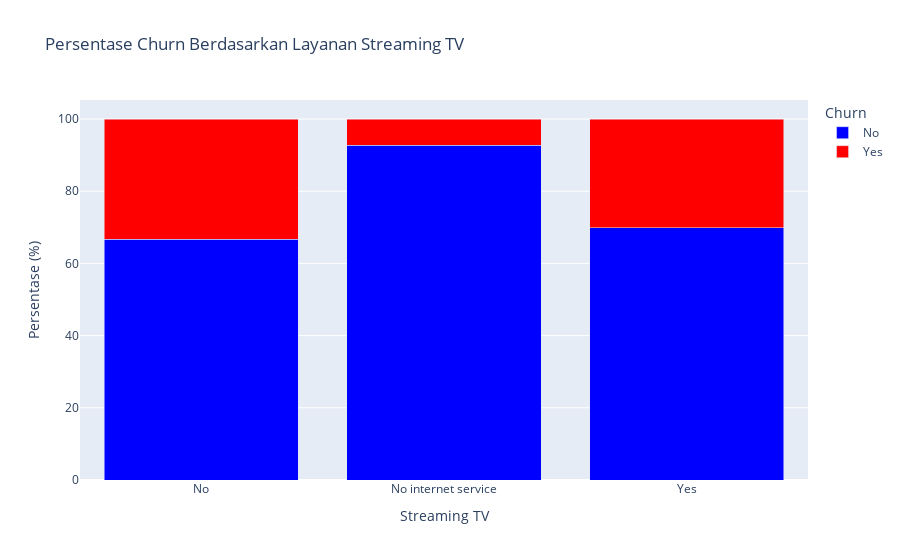
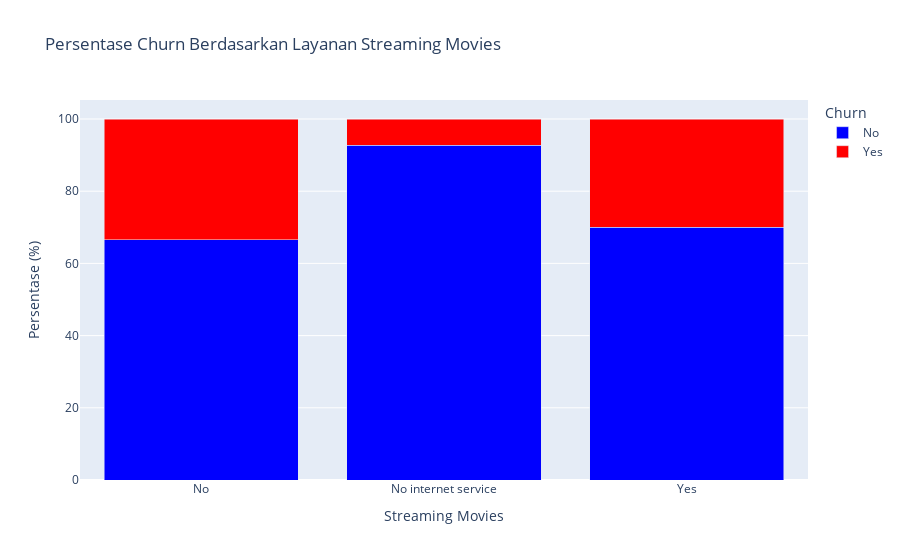

The notebook cell these images were saved under, in order:
### Markdown cell above
## H. Apakah Pelanggan Berlangganan Streaming TV dan Streaming Movies Memiliki Tingkat Churn Lebih Rendah dibandingkan yang Tidak Berlangganan?

### Code cell
# Hitung jumlah churn per kategori layanan Streaming TV
streaming_tv_churn = df.groupby(["StreamingTV", "Churn"]).size().unstack()
streaming_tv_churn = streaming_tv_churn.div(streaming_tv_churn.sum(axis=1), axis=0) * 100  # Hitung persentase

# Hitung jumlah churn per kategori layanan Streaming Movies
streaming_movies_churn = df.groupby(["StreamingMovies", "Churn"]).size().unstack()
streaming_movies_churn = streaming_movies_churn.div(streaming_movies_churn.sum(axis=1), axis=0) * 100  # Hitung persentase

# Ubah ke format DataFrame untuk Plotly
streaming_tv_churn = streaming_tv_churn.reset_index().melt(id_vars="StreamingTV", var_name="Churn", value_name="Percentage")
streaming_movies_churn = streaming_movies_churn.reset_index().melt(id_vars="StreamingMovies", var_name="Churn", value_name="Percentage")

# Buat grouped bar chart untuk Streaming TV
fig_tv = px.bar(
    streaming_tv_churn,
    x="StreamingTV",
    y="Percentage",
    color="Churn",
    barmode="group",
    title="Persentase Churn Berdasarkan Layanan Streaming TV",
    labels={"Percentage": "Persentase (%)", "StreamingTV": "Streaming TV"},
    color_discrete_map={"No": "blue", "Yes": "red"}
)
fig_tv.show()

# Buat grouped bar chart untuk Streaming Movies
fig_movies = px.bar(
    streaming_movies_churn,
    x="StreamingMovies",
    y="Percentage",
    color="Churn",
    barmode="group",
    title="Persentase Churn Berdasarkan Layanan Streaming Movies",
    labels={"Percentage": "Persentase (%)", "StreamingMovies": "Streaming Movies"},
    color_discrete_map={"No": "blue", "Yes": "red"}
)
fig_movies.show()

### Figure 1 — Plotly figure (JSON) as saved in the notebook; plotly's stock layout.template omitted (floating-point values rounded to 4 significant figures)
{"data": [{"hovertemplate": "Churn=No<br>Streaming TV=%{x}<br>Persentase (%)=%{y}<extra></extra>", "legendgroup": "No", "marker": {"color": "blue", "pattern": {"shape": ""}}, "name": "No", "orientation": "v", "showlegend": true, "textposition": "auto", "type": "bar", "x": ["No", "No internet service", "Yes"], "xaxis": "x", "y": [66.67, 92.79, 69.93], "yaxis": "y"}, {"hovertemplate": "Churn=Yes<br>Streaming TV=%{x}<br>Persentase (%)=%{y}<extra></extra>", "legendgroup": "Yes", "marker": {"color": "red", "pattern": {"shape": ""}}, "name": "Yes", "orientation": "v", "showlegend": true, "textposition": "auto", "type": "bar", "x": ["No", "No internet service", "Yes"], "xaxis": "x", "y": [33.33, 7.209, 30.07], "yaxis": "y"}], "layout": {"barmode": "stack", "legend": {"title": {"text": "Churn"}, "tracegroupgap": 0}, "title": {"text": "Persentase Churn Berdasarkan Layanan Streaming TV"}, "xaxis": {"anchor": "y", "domain": [0, 1], "title": {"text": "Streaming TV"}}, "yaxis": {"anchor": "x", "domain": [0, 1], "title": {"text": "Persentase (%)"}}}}

### Figure 2 — Plotly figure (JSON) as saved in the notebook; plotly's stock layout.template omitted (floating-point values rounded to 4 significant figures)
{"data": [{"hovertemplate": "Churn=No<br>Streaming Movies=%{x}<br>Persentase (%)=%{y}<extra></extra>", "legendgroup": "No", "marker": {"color": "blue", "pattern": {"shape": ""}}, "name": "No", "orientation": "v", "showlegend": true, "textposition": "auto", "type": "bar", "x": ["No", "No internet service", "Yes"], "xaxis": "x", "y": [66.51, 92.79, 70.06], "yaxis": "y"}, {"hovertemplate": "Churn=Yes<br>Streaming Movies=%{x}<br>Persentase (%)=%{y}<extra></extra>", "legendgroup": "Yes", "marker": {"color": "red", "pattern": {"shape": ""}}, "name": "Yes", "orientation": "v", "showlegend": true, "textposition": "auto", "type": "bar", "x": ["No", "No internet service", "Yes"], "xaxis": "x", "y": [33.49, 7.209, 29.94], "yaxis": "y"}], "layout": {"barmode": "stack", "legend": {"title": {"text": "Churn"}, "tracegroupgap": 0}, "title": {"text": "Persentase Churn Berdasarkan Layanan Streaming Movies"}, "xaxis": {"anchor": "y", "domain": [0, 1], "title": {"text": "Streaming Movies"}}, "yaxis": {"anchor": "x", "domain": [0, 1], "title": {"text": "Persentase (%)"}}}}
